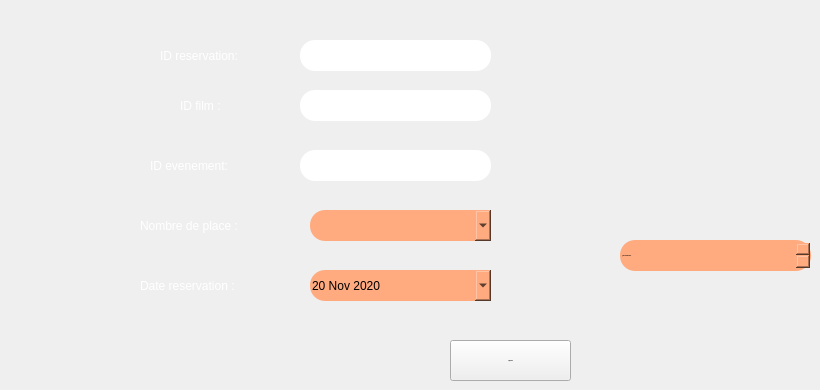
       <widget class="QWidget" name="Ajouter">
        <attribute name="title">
         <string>Ajouter une Réservation</string>
        </attribute>
        <widget class="QPushButton" name="ajouter_res">
         <property name="geometry">
          <rect>
           <x>450</x>
           <y>340</y>
           <width>121</width>
           <height>41</height>
          </rect>
         </property>
         <property name="font">
          <font>
           <family>century gothic</family>
           <pointsize>-1</pointsize>
           <weight>75</weight>
           <bold>true</bold>
          </font>
         </property>
         <property name="text">
          <string>AJOUTER</string>
         </property>
        </widget>
        <widget class="QLabel" name="label_date_res">
         <property name="geometry">
          <rect>
           <x>140</x>
           <y>270</y>
           <width>121</width>
           <height>31</height>
          </rect>
         </property>
         <property name="styleSheet">
          <string notr="true">color:white;
border-radius:15px;</string>
         </property>
         <property name="text">
          <string>Date reservation :</string>
         </property>
        </widget>
        <widget class="QLabel" name="label_nombreplace">
         <property name="geometry">
          <rect>
           <x>140</x>
           <y>210</y>
           <width>121</width>
           <height>31</height>
          </rect>
         </property>
         <property name="styleSheet">
          <string notr="true">color:white;
border-radius:15px;</string>
         </property>
         <property name="text">
          <string>Nombre de place :</string>
         </property>
        </widget>
        <widget class="QLineEdit" name="lineEdit_id_film">
         <property name="geometry">
          <rect>
           <x>300</x>
           <y>90</y>
           <width>191</width>
           <height>31</height>
          </rect>
         </property>
         <property name="font">
          <font>
           <family>century gothic</family>
           <pointsize>-1</pointsize>
           <weight>75</weight>
           <bold>true</bold>
          </font>
         </property>
         <property name="styleSheet">
          <string notr="true">border-radius:15px;
</string>
         </property>
         <property name="maxLength">
          <number>8</number>
         </property>
         <property name="alignment">
          <set>Qt::AlignCenter</set>
         </property>
        </widget>
        <widget class="QLabel" name="label_film">
         <property name="geometry">
          <rect>
           <x>180</x>
           <y>90</y>
           <width>51</width>
           <height>31</height>
          </rect>
         </property>
         <property name="styleSheet">
          <string notr="true">color:white;
border-radius:15px;</string>
         </property>
         <property name="text">
          <string>ID film :</string>
         </property>
        </widget>
        <widget class="QLabel" name="label_id">
         <property name="geometry">
          <rect>
           <x>160</x>
           <y>40</y>
           <width>91</width>
           <height>31</height>
          </rect>
         </property>
         <property name="styleSheet">
          <string notr="true">color:white;
border-radius:15px;</string>
         </property>
         <property name="text">
          <string>ID reservation: </string>
         </property>
        </widget>
        <widget class="QLineEdit" name="lineEdit_id_res">
         <property name="geometry">
          <rect>
           <x>300</x>
           <y>40</y>
           <width>191</width>
           <height>31</height>
          </rect>
         </property>
         <property name="font">
          <font>
           <family>century gothic</family>
           <pointsize>-1</pointsize>
           <weight>75</weight>
           <bold>true</bold>
          </font>
         </property>
         <property name="styleSheet">
          <string notr="true">border-radius:15px;
</string>
         </property>
         <property name="maxLength">
          <number>8</number>
         </property>
         <property name="alignment">
          <set>Qt::AlignCenter</set>
         </property>
        </widget>
        <widget class="QLabel" name="label_id_2">
         <property name="geometry">
          <rect>
           <x>150</x>
           <y>150</y>
           <width>101</width>
           <height>31</height>
          </rect>
         </property>
         <property name="styleSheet">
          <string notr="true">color:white;
border-radius:15px;</string>
         </property>
         <property name="text">
          <string>ID evenement:</string>
         </property>
        </widget>
        <widget class="QLineEdit" name="lineEdit_id_eventt">
         <property name="geometry">
          <rect>
           <x>300</x>
           <y>150</y>
           <width>191</width>
           <height>31</height>
          </rect>
         </property>
         <property name="font">
          <font>
           <family>century gothic</family>
           <pointsize>-1</pointsize>
           <weight>75</weight>
           <bold>true</bold>
          </font>
         </property>
         <property name="styleSheet">
          <string notr="true">border-radius:15px;
</string>
         </property>
         <property name="maxLength">
          <number>8</number>
         </property>
         <property name="alignment">
          <set>Qt::AlignCenter</set>
         </property>
        </widget>
        <widget class="QComboBox" name="comboBox_3">
         <property name="geometry">
          <rect>
           <x>310</x>
           <y>210</y>
           <width>181</width>
           <height>31</height>
          </rect>
         </property>
         <property name="styleSheet">
          <string notr="true">QComboBox
{
background:#ffaa7f;
border-radius:60px;
}

QComboBox{
color:black;
border-radius:15px;
}
QComboBox:hover
{
color:black;
border-radius:15px;
background:#ff5500;
}</string>
         </property>
        </widget>
        <widget class="QDateTimeEdit" name="dateTimeEdit_res_3">
         <property name="geometry">
          <rect>
           <x>620</x>
           <y>240</y>
           <width>191</width>
           <height>31</height>
          </rect>
         </property>
         <property name="font">
          <font>
           <family>century gothic</family>
           <pointsize>-1</pointsize>
           <weight>75</weight>
           <bold>true</bold>
          </font>
         </property>
         <property name="styleSheet">
          <string notr="true">color:black;

border-radius:15px;
background:#ffaa7f;</string>
         </property>
        </widget>
        <widget class="QDateEdit" name="dateEdit_2">
         <property name="geometry">
          <rect>
           <x>310</x>
           <y>270</y>
           <width>181</width>
           <height>31</height>
          </rect>
         </property>
         <property name="styleSheet">
          <string notr="true">QDateEdit
{
background:#ffaa7f;
border-radius:60px;
}

QDateEdit{
color:black;
border-radius:15px;
}
QDateEdit:hover
{
color:black;
border-radius:15px;
background:#ff5500;
}</string>
         </property>
         <property name="calendarPopup">
          <bool>true</bool>
         </property>
         <property name="date">
          <date>
           <year>2020</year>
           <month>11</month>
           <day>20</day>
          </date>
         </property>
        </widget>
       </widget>
